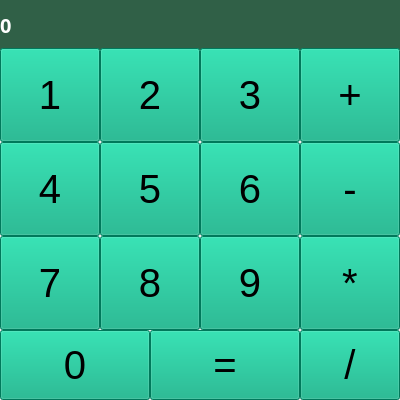
<?xml version="1.0" encoding="UTF-8"?>
<ui version="4.0">
 <class>MainWindow</class>
 <widget class="QMainWindow" name="MainWindow">
  <property name="geometry">
   <rect>
    <x>0</x>
    <y>0</y>
    <width>400</width>
    <height>400</height>
   </rect>
  </property>
  <property name="windowTitle">
   <string>Calculator</string>
  </property>
  <widget class="QWidget" name="centralwidget">
   <widget class="QLabel" name="label_result">
    <property name="geometry">
     <rect>
      <x>0</x>
      <y>0</y>
      <width>400</width>
      <height>50</height>
     </rect>
    </property>
    <property name="font">
     <font>
      <family>MS Mincho</family>
      <pointsize>15</pointsize>
      <weight>75</weight>
      <bold>true</bold>
     </font>
    </property>
    <property name="styleSheet">
     <string notr="true">background-color: rgb(48, 96, 71);
color: rgb(255, 255, 255)</string>
    </property>
    <property name="text">
     <string>0</string>
    </property>
    <property name="margin">
     <number>10</number>
    </property>
   </widget>
   <widget class="QPushButton" name="btn_zero">
    <property name="geometry">
     <rect>
      <x>0</x>
      <y>330</y>
      <width>150</width>
      <height>70</height>
     </rect>
    </property>
    <property name="font">
     <font>
      <pointsize>30</pointsize>
     </font>
    </property>
    <property name="styleSheet">
     <string notr="true">background-color: rgb(0, 170, 127);
color: rgb(0, 0, 0);</string>
    </property>
    <property name="text">
     <string>0</string>
    </property>
   </widget>
   <widget class="QPushButton" name="btn_equal">
    <property name="geometry">
     <rect>
      <x>150</x>
      <y>330</y>
      <width>150</width>
      <height>70</height>
     </rect>
    </property>
    <property name="font">
     <font>
      <pointsize>30</pointsize>
     </font>
    </property>
    <property name="styleSheet">
     <string notr="true">background-color: rgb(0, 170, 127);
color: rgb(0, 0, 0);</string>
    </property>
    <property name="text">
     <string>=</string>
    </property>
   </widget>
   <widget class="QPushButton" name="btn_7">
    <property name="geometry">
     <rect>
      <x>0</x>
      <y>236</y>
      <width>100</width>
      <height>94</height>
     </rect>
    </property>
    <property name="font">
     <font>
      <pointsize>30</pointsize>
     </font>
    </property>
    <property name="styleSheet">
     <string notr="true">background-color: rgb(0, 170, 127);
color: rgb(0, 0, 0);</string>
    </property>
    <property name="text">
     <string>7</string>
    </property>
   </widget>
   <widget class="QPushButton" name="btn_4">
    <property name="geometry">
     <rect>
      <x>0</x>
      <y>142</y>
      <width>100</width>
      <height>94</height>
     </rect>
    </property>
    <property name="font">
     <font>
      <pointsize>30</pointsize>
     </font>
    </property>
    <property name="styleSheet">
     <string notr="true">background-color: rgb(0, 170, 127);
color: rgb(0, 0, 0);</string>
    </property>
    <property name="text">
     <string>4</string>
    </property>
   </widget>
   <widget class="QPushButton" name="btn_1">
    <property name="geometry">
     <rect>
      <x>0</x>
      <y>48</y>
      <width>100</width>
      <height>94</height>
     </rect>
    </property>
    <property name="font">
     <font>
      <pointsize>30</pointsize>
     </font>
    </property>
    <property name="styleSheet">
     <string notr="true">background-color: rgb(0, 170, 127);
color: rgb(0, 0, 0);</string>
    </property>
    <property name="text">
     <string>1</string>
    </property>
   </widget>
   <widget class="QPushButton" name="btn_8">
    <property name="geometry">
     <rect>
      <x>100</x>
      <y>236</y>
      <width>100</width>
      <height>94</height>
     </rect>
    </property>
    <property name="font">
     <font>
      <pointsize>30</pointsize>
     </font>
    </property>
    <property name="styleSheet">
     <string notr="true">background-color: rgb(0, 170, 127);
color: rgb(0, 0, 0);</string>
    </property>
    <property name="text">
     <string>8</string>
    </property>
   </widget>
   <widget class="QPushButton" name="btn_2">
    <property name="geometry">
     <rect>
      <x>100</x>
      <y>48</y>
      <width>100</width>
      <height>94</height>
     </rect>
    </property>
    <property name="font">
     <font>
      <pointsize>30</pointsize>
     </font>
    </property>
    <property name="styleSheet">
     <string notr="true">background-color: rgb(0, 170, 127);
color: rgb(0, 0, 0);</string>
    </property>
    <property name="text">
     <string>2</string>
    </property>
   </widget>
   <widget class="QPushButton" name="btn_5">
    <property name="geometry">
     <rect>
      <x>100</x>
      <y>142</y>
      <width>100</width>
      <height>94</height>
     </rect>
    </property>
    <property name="font">
     <font>
      <pointsize>30</pointsize>
     </font>
    </property>
    <property name="styleSheet">
     <string notr="true">background-color: rgb(0, 170, 127);
color: rgb(0, 0, 0);</string>
    </property>
    <property name="text">
     <string>5</string>
    </property>
   </widget>
   <widget class="QPushButton" name="btn_3">
    <property name="geometry">
     <rect>
      <x>200</x>
      <y>48</y>
      <width>100</width>
      <height>94</height>
     </rect>
    </property>
    <property name="font">
     <font>
      <pointsize>30</pointsize>
     </font>
    </property>
    <property name="styleSheet">
     <string notr="true">background-color: rgb(0, 170, 127);
color: rgb(0, 0, 0);</string>
    </property>
    <property name="text">
     <string>3</string>
    </property>
   </widget>
   <widget class="QPushButton" name="btn_6">
    <property name="geometry">
     <rect>
      <x>200</x>
      <y>142</y>
      <width>100</width>
      <height>94</height>
     </rect>
    </property>
    <property name="font">
     <font>
      <pointsize>30</pointsize>
     </font>
    </property>
    <property name="styleSheet">
     <string notr="true">background-color: rgb(0, 170, 127);
color: rgb(0, 0, 0);</string>
    </property>
    <property name="text">
     <string>6</string>
    </property>
   </widget>
   <widget class="QPushButton" name="btn_9">
    <property name="geometry">
     <rect>
      <x>200</x>
      <y>236</y>
      <width>100</width>
      <height>94</height>
     </rect>
    </property>
    <property name="font">
     <font>
      <pointsize>30</pointsize>
     </font>
    </property>
    <property name="styleSheet">
     <string notr="true">background-color: rgb(0, 170, 127);
color: rgb(0, 0, 0);</string>
    </property>
    <property name="text">
     <string>9</string>
    </property>
   </widget>
   <widget class="QPushButton" name="btn_plus">
    <property name="geometry">
     <rect>
      <x>300</x>
      <y>48</y>
      <width>100</width>
      <height>94</height>
     </rect>
    </property>
    <property name="font">
     <font>
      <pointsize>30</pointsize>
     </font>
    </property>
    <property name="styleSheet">
     <string notr="true">background-color: rgb(0, 170, 127);
color: rgb(0, 0, 0);</string>
    </property>
    <property name="text">
     <string>+</string>
    </property>
   </widget>
   <widget class="QPushButton" name="btn_minus">
    <property name="geometry">
     <rect>
      <x>300</x>
      <y>142</y>
      <width>100</width>
      <height>94</height>
     </rect>
    </property>
    <property name="font">
     <font>
      <pointsize>30</pointsize>
     </font>
    </property>
    <property name="styleSheet">
     <string notr="true">background-color: rgb(0, 170, 127);
color: rgb(0, 0, 0);</string>
    </property>
    <property name="text">
     <string>-</string>
    </property>
   </widget>
   <widget class="QPushButton" name="btn_raise">
    <property name="geometry">
     <rect>
      <x>300</x>
      <y>236</y>
      <width>100</width>
      <height>94</height>
     </rect>
    </property>
    <property name="font">
     <font>
      <pointsize>30</pointsize>
     </font>
    </property>
    <property name="styleSheet">
     <string notr="true">background-color: rgb(0, 170, 127);
color: rgb(0, 0, 0);</string>
    </property>
    <property name="text">
     <string>*</string>
    </property>
   </widget>
   <widget class="QPushButton" name="btn_fission">
    <property name="geometry">
     <rect>
      <x>300</x>
      <y>330</y>
      <width>100</width>
      <height>70</height>
     </rect>
    </property>
    <property name="font">
     <font>
      <pointsize>30</pointsize>
     </font>
    </property>
    <property name="styleSheet">
     <string notr="true">background-color: rgb(0, 170, 127);
color: rgb(0, 0, 0);</string>
    </property>
    <property name="text">
     <string>/</string>
    </property>
   </widget>
  </widget>
 </widget>
 <resources/>
 <connections/>
</ui>
